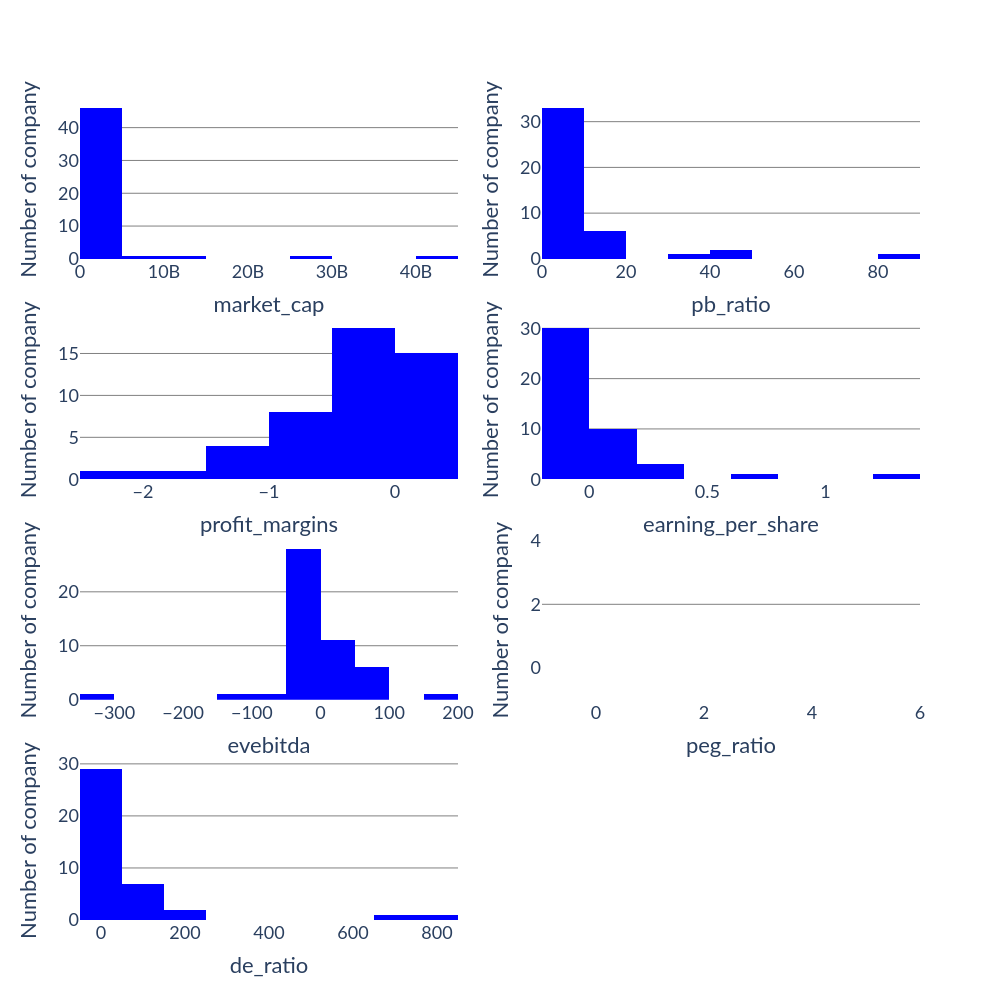

The notebook cell this image was saved under:
### Code cell
# Rerun the histogram, but add the company in it
fig = make_subplots(rows = 4, cols = 2)
metrics = ['market_cap', 'pb_ratio', 'profit_margins', 'earning_per_share', 'evebitda', 'peg_ratio', 'de_ratio']

for i,metric in enumerate(metrics):
    fig.add_trace(
        go.Histogram(
            x = df[metric].apply(lambda x : float(x) if not pd.isna(x) else None), 
            marker = dict(color = 'blue'),
            showlegend = False
        ),
        row = (i // 2) + 1, col = (i % 2) + 1
    )
    fig.update_xaxes(title = metric, row = (i // 2) + 1, col = (i % 2) + 1)
fig.update_yaxes(showgrid = True, gridcolor = 'gray', title = 'Number of company')

fig.update_layout(
    width = 1000,
    height = 1000,
    plot_bgcolor = 'white',
    paper_bgcolor = 'white',
    font = dict(family = 'Lato', size = 18)
)
fig.show()

### Figure 1 — Plotly figure (JSON) as saved in the notebook; plotly's stock layout.template omitted (floating-point values rounded to 4 significant figures)
{"data": [{"marker": {"color": "blue"}, "showlegend": false, "type": "histogram", "x": [9488679, 2813440, 4986240000, 31398004, 7171040, 34172956, 4388933, 27547274, 17981984, 160226816, 977411712, 12338079, 13216352, 67588304, 214285584, 77797264, 41922500, 27323800, 6431800, 169566928, 1091826688, 21920126, 10064782, 98144160, 1739005568, 79808848, 49378720, 8588918, 20709720, 7064322560, 2037315200, 1585437568, 9653500, 39757988, 2338689024, 374592672, 66844048, 5980149, 655622272, 3345320, 10056775680, 28383960, 14745480, 670246336, 37813440, 41477627904, 40652848, 25810884608, 35828520, 15890452], "xaxis": "x", "yaxis": "y"}, {"marker": {"color": "blue"}, "showlegend": false, "type": "histogram", "x": [10.0, 0.4, 14.67, null, 16, 6.429, 2.727, 1.124, 1.879, 0.6132, 7.315, 8.125, 1.769, 1.368, 4.014, 0.806, null, 89, 0.6494, 4.377, 3.229, null, 4.333, null, 5.698, 0.8893, 1.508, 3.714, 5.0, 48.75, 6.953, 17.13, null, 4.821, 1.904, 2.441, 2.878, 1.667, 11.84, null, 31.48, 5.432, 1.2, 4.904, 3.111, 18.53, null, 13.72, 8.667, 41], "xaxis": "x2", "yaxis": "y2"}, {"marker": {"color": "blue"}, "showlegend": false, "type": "histogram", "x": [-0.5557, -2.443, -0.04724, -0.8145, -0.3137, -0.1422, -0.2007, -0.1886, -0.4343, -0.1209, 0.03472, -0.9369, -1.388, -1.053, 0.02761, -0.5431, -0.7463, -0.3524, -0.6934, 0.04677, 0.05965, null, null, -1.226, 0.03155, 0.3257, -0.1879, -0.1495, -1.211, 0.3266, 0.02278, 0.2666, -1.668, -0.1828, -0.05297, 0.04801, 0.09034, -0.2221, 0.08616, -0.5395, 0.2336, -0.2748, -0.418, -0.05318, -0.2926, 0.2523, -0.2861, 0.1129, null, -0.5285], "xaxis": "x3", "yaxis": "y3"}, {"marker": {"color": "blue"}, "showlegend": false, "type": "histogram", "x": [null, -0.01, -0.12, -0.01, -0.01, -0.09, -0.01, -0.05, -0.01, -0.02, 0.02, null, -0.01, -0.07, 0.05, -0.03, -0.03, -0.1, -0.09, 0.03, 0.1, -0.02, -0.01, -0.01, 0.09, 0.15, -0.03, -0.01, -0.03, 0.34, 0.02, 0.32, -0.01, -0.06, -0.1, 0.05, 0.04, null, 0.04, null, 0.36, -0.05, null, -0.03, -0.01, 0.79, -0.03, 1.28, -0.06, -0.02], "xaxis": "x4", "yaxis": "y4"}, {"marker": {"color": "blue"}, "showlegend": false, "type": "histogram", "x": [-4.087, -0.311, -318.6, -5.791, -3.003, -67.26, -3.672, 15.4, -2.747, 15.58, 34.07, -20.4, -1.811, -0.716, 38.57, -8.06, -8.557, -33.44, null, 192.1, 23.29, -4.486, -2.175, -33.2, 32.8, 2.52, -9.951, -8.569, -2.072, 53.3, 31.6, 36.06, -2.947, -7.459, 58.95, 22.91, 10.51, -2.251, 82.39, -2.073, 61.61, -9.54, -3.106, -149.6, -5.341, 92.2, -9.019, 63.48, -7.697, -10.12], "xaxis": "x5", "yaxis": "y5"}, {"marker": {"color": "blue"}, "showlegend": false, "type": "histogram", "x": [null, null, null, null, null, null, null, null, null, null, null, null, null, null, null, null, null, null, null, null, null, null, null, null, null, null, null, null, null, null, null, null, null, null, null, null, null, null, null, null, null, null, null, null, null, null, null, null, null, null], "xaxis": "x6", "yaxis": "y6"}, {"marker": {"color": "blue"}, "showlegend": false, "type": "histogram", "x": [668.8, 6.542, 0.238, null, null, 203.7, null, 82.81, 12.37, 7.355, 13.02, 0.739, 5.576, 42.32, 36.48, 13.93, null, 188.6, null, 25.02, 26.5, null, 75.34, null, 129.6, 1.941, 1.055, 29.22, 82.33, 10.32, 3.409, 14.57, null, 10.91, 30.57, 31.12, 3.725, 59.51, 12.78, null, 8.385, 7.828, 5.457, 22.79, 94.56, 4.717, null, 63.36, 0.299, 754.8], "xaxis": "x7", "yaxis": "y7"}], "layout": {"font": {"family": "Lato", "size": 18}, "height": 1000, "paper_bgcolor": "white", "plot_bgcolor": "white", "width": 1000, "xaxis": {"anchor": "y", "domain": [0, 0.45], "title": {"text": "market_cap"}}, "xaxis2": {"anchor": "y2", "domain": [0.55, 1], "title": {"text": "pb_ratio"}}, "xaxis3": {"anchor": "y3", "domain": [0, 0.45], "title": {"text": "profit_margins"}}, "xaxis4": {"anchor": "y4", "domain": [0.55, 1], "title": {"text": "earning_per_share"}}, "xaxis5": {"anchor": "y5", "domain": [0, 0.45], "title": {"text": "evebitda"}}, "xaxis6": {"anchor": "y6", "domain": [0.55, 1], "title": {"text": "peg_ratio"}}, "xaxis7": {"anchor": "y7", "domain": [0, 0.45], "title": {"text": "de_ratio"}}, "xaxis8": {"anchor": "y8", "domain": [0.55, 1]}, "yaxis": {"anchor": "x", "domain": [0.8063, 1], "gridcolor": "gray", "showgrid": true, "title": {"text": "Number of company"}}, "yaxis2": {"anchor": "x2", "domain": [0.8063, 1], "gridcolor": "gray", "showgrid": true, "title": {"text": "Number of company"}}, "yaxis3": {"anchor": "x3", "domain": [0.5375, 0.7312], "gridcolor": "gray", "showgrid": true, "title": {"text": "Number of company"}}, "yaxis4": {"anchor": "x4", "domain": [0.5375, 0.7312], "gridcolor": "gray", "showgrid": true, "title": {"text": "Number of company"}}, "yaxis5": {"anchor": "x5", "domain": [0.2687, 0.4625], "gridcolor": "gray", "showgrid": true, "title": {"text": "Number of company"}}, "yaxis6": {"anchor": "x6", "domain": [0.2687, 0.4625], "gridcolor": "gray", "showgrid": true, "title": {"text": "Number of company"}}, "yaxis7": {"anchor": "x7", "domain": [0, 0.1938], "gridcolor": "gray", "showgrid": true, "title": {"text": "Number of company"}}, "yaxis8": {"anchor": "x8", "domain": [0, 0.1938], "gridcolor": "gray", "showgrid": true, "title": {"text": "Number of company"}}}}
